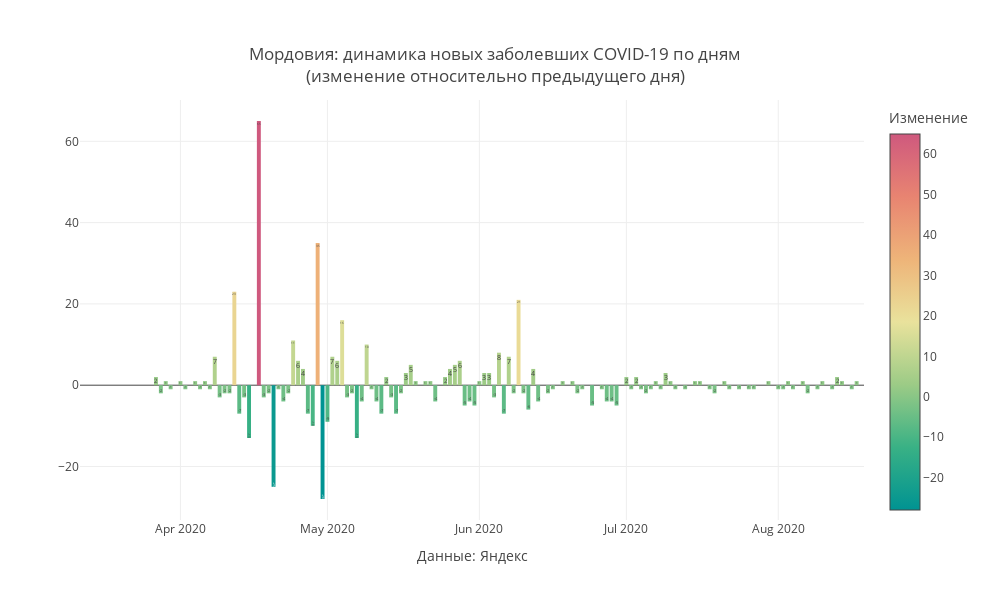

Here is the notebook cell this chart was saved with:
### Code cell
mask = X.Region ==my_region
#mask = (X.Date>datetime.date(2020,5,1))&(X.Region==my_region)
#Y = X[mask]

#Y['base'] = Y['Change_dayconf']*Y['Change_dayconf'].apply(lambda d:0 if d>0 else 1)
#Y['Date']= pd.to_datetime(Y.Date)
fig = go.Figure()
fig.add_trace(
              go.Bar(x = X[mask].Date,y=X[mask].Change_dayconf,text = X[mask]['Change_dayconf'],textposition = 'inside',hoverinfo='x+y',
                
                
                 marker_color = X[mask]['Change_dayconf'],marker_colorscale = 'Temps',marker_colorbar ={'tickmode':'auto',
                                    'title':{'text':'Изменение','side':'top'}}
                    )   
                )
fig.update_layout(
   annotations=[
        
        dict(x=0.5,y=-0.15,
            showarrow=False,
            text="",
            xref="paper",
            yref="paper")],
                  title=f'{my_region}: динамика новых заболевших COVID-19 по дням<br>(изменение относительно предыдущего дня)',
                  title_x = 0.5,
                  title_y= 0.9,
                  title_xanchor = "center",
                  title_yanchor = "bottom", 
                  legend_x = 0.05,legend_y = 0.98,
                  width = 990, height = 600,template = 'gridon',
    
    
                  xaxis_title='Данные: Яндекс',
    yaxis_title = ' '
)

fig.show()

### Figure 1 — Plotly figure (JSON) as saved in the notebook; plotly's stock layout.template omitted (floating-point values rounded to 4 significant figures; data arrays with more than 128 entries replaced by an {"elided": "..."} marker saying what was removed)
{"data": [{"hoverinfo": "y", "marker": {"color": {"elided": "160 int values"}, "colorbar": {"tickmode": "auto", "title": {"side": "top", "text": "Изменение"}}, "colorscale": [[0, "rgb(0, 147, 146)"], [0.1667, "rgb(57, 177, 133)"], [0.3333, "rgb(156, 203, 134)"], [0.5, "rgb(233, 226, 156)"], [0.6667, "rgb(238, 180, 121)"], [0.8333, "rgb(232, 132, 113)"], [1, "rgb(207, 89, 126)"]]}, "text": {"elided": "160 int values"}, "textposition": "inside", "type": "bar", "x": {"elided": "160 str values"}, "y": {"elided": "160 int values"}}], "layout": {"annotations": [{"showarrow": false, "text": "", "x": 0.5, "xref": "paper", "y": -0.15, "yref": "paper"}], "height": 600, "legend": {"x": 0.05, "y": 0.98}, "title": {"text": "Мордовия: динамика новых заболевших COVID-19 по дням<br>(изменение относительно предыдущего дня)", "x": 0.5, "xanchor": "center", "y": 0.9, "yanchor": "bottom"}, "width": 990, "xaxis": {"title": {"text": "Данные: Яндекс"}}, "yaxis": {"title": {"text": " "}}}}
